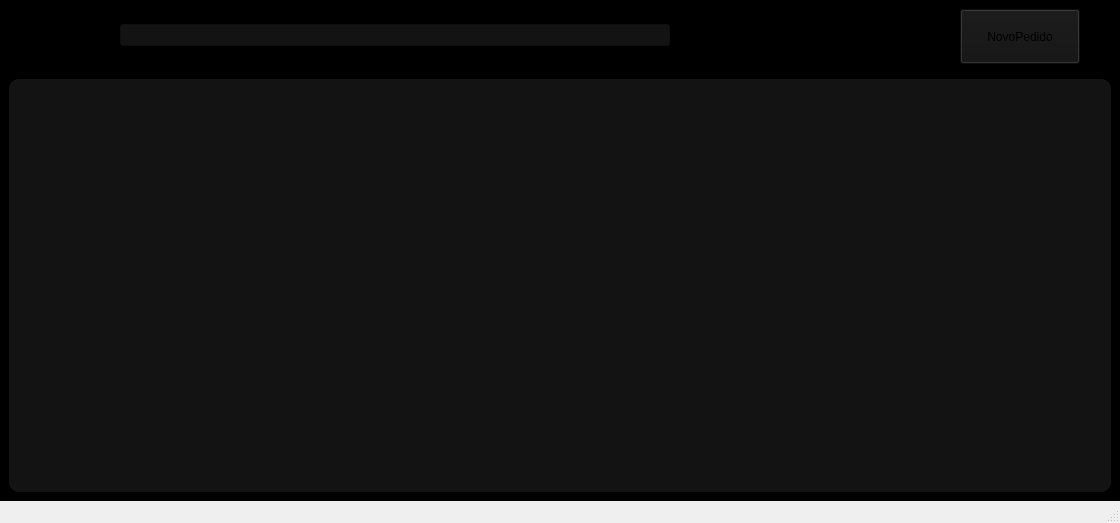
<?xml version="1.0" encoding="UTF-8"?>
<ui version="4.0">
 <class>MainWindow</class>
 <widget class="QMainWindow" name="MainWindow">
  <property name="windowModality">
   <enum>Qt::WindowModality::NonModal</enum>
  </property>
  <property name="geometry">
   <rect>
    <x>0</x>
    <y>0</y>
    <width>1120</width>
    <height>523</height>
   </rect>
  </property>
  <property name="maximumSize">
   <size>
    <width>1217</width>
    <height>669</height>
   </size>
  </property>
  <property name="windowTitle">
   <string>PEDIDOS DELIVERY</string>
  </property>
  <property name="styleSheet">
   <string notr="true">#centralwidget{
	background-color: black;
}

#centralwidget QLineEdit{
	background-color: #131314;
}

#centralwidget QPushButton{
	background-color: #131314;
}

#centralwidget QPushButton:hover{
	background-color: 3c3c3c;
}

#centralwidget #tableWidget{
	background-color: #131314;
	border-radius: 10px;
}</string>
  </property>
  <widget class="QWidget" name="centralwidget">
   <property name="styleSheet">
    <string notr="true"/>
   </property>
   <layout class="QVBoxLayout" name="verticalLayout">
    <property name="spacing">
     <number>0</number>
    </property>
    <property name="leftMargin">
     <number>0</number>
    </property>
    <property name="topMargin">
     <number>0</number>
    </property>
    <property name="rightMargin">
     <number>0</number>
    </property>
    <property name="bottomMargin">
     <number>0</number>
    </property>
    <item>
     <widget class="QWidget" name="widget" native="true">
      <property name="minimumSize">
       <size>
        <width>0</width>
        <height>70</height>
       </size>
      </property>
      <property name="maximumSize">
       <size>
        <width>16777215</width>
        <height>70</height>
       </size>
      </property>
      <property name="styleSheet">
       <string notr="true"/>
      </property>
      <layout class="QHBoxLayout" name="horizontalLayout">
       <property name="spacing">
        <number>0</number>
       </property>
       <property name="leftMargin">
        <number>0</number>
       </property>
       <property name="topMargin">
        <number>0</number>
       </property>
       <property name="rightMargin">
        <number>0</number>
       </property>
       <property name="bottomMargin">
        <number>0</number>
       </property>
       <item>
        <widget class="QWidget" name="widget_3" native="true">
         <property name="minimumSize">
          <size>
           <width>120</width>
           <height>0</height>
          </size>
         </property>
         <property name="maximumSize">
          <size>
           <width>120</width>
           <height>120</height>
          </size>
         </property>
         <property name="styleSheet">
          <string notr="true"/>
         </property>
         <layout class="QVBoxLayout" name="verticalLayout_4">
          <item>
           <widget class="QLabel" name="label">
            <property name="maximumSize">
             <size>
              <width>120</width>
              <height>16777215</height>
             </size>
            </property>
            <property name="styleSheet">
             <string notr="true">border: transparent;</string>
            </property>
            <property name="text">
             <string>PEDIDO</string>
            </property>
            <property name="alignment">
             <set>Qt::AlignmentFlag::AlignCenter</set>
            </property>
           </widget>
          </item>
         </layout>
        </widget>
       </item>
       <item>
        <widget class="QWidget" name="widget_4" native="true">
         <property name="minimumSize">
          <size>
           <width>700</width>
           <height>0</height>
          </size>
         </property>
         <layout class="QVBoxLayout" name="verticalLayout_3">
          <property name="spacing">
           <number>0</number>
          </property>
          <property name="leftMargin">
           <number>0</number>
          </property>
          <property name="topMargin">
           <number>0</number>
          </property>
          <property name="rightMargin">
           <number>0</number>
          </property>
          <property name="bottomMargin">
           <number>0</number>
          </property>
          <item>
           <widget class="QLineEdit" name="FilterPedidos">
            <property name="maximumSize">
             <size>
              <width>550</width>
              <height>16777215</height>
             </size>
            </property>
            <property name="styleSheet">
             <string notr="true">border-left: 1px solid red;
border-right: 1px solid red;</string>
            </property>
           </widget>
          </item>
         </layout>
        </widget>
       </item>
       <item>
        <widget class="QWidget" name="widget_5" native="true">
         <property name="minimumSize">
          <size>
           <width>200</width>
           <height>0</height>
          </size>
         </property>
         <property name="styleSheet">
          <string notr="true"/>
         </property>
         <layout class="QHBoxLayout" name="horizontalLayout_2">
          <item>
           <widget class="QPushButton" name="pushButton">
            <property name="minimumSize">
             <size>
              <width>0</width>
              <height>55</height>
             </size>
            </property>
            <property name="maximumSize">
             <size>
              <width>120</width>
              <height>55</height>
             </size>
            </property>
            <property name="text">
             <string>NovoPedido</string>
            </property>
            <property name="icon">
             <iconset theme="QIcon::ThemeIcon::ListAdd"/>
            </property>
           </widget>
          </item>
         </layout>
        </widget>
       </item>
      </layout>
     </widget>
    </item>
    <item>
     <widget class="QFrame" name="delivery">
      <layout class="QVBoxLayout" name="verticalLayout_5">
       <item>
        <widget class="QTableWidget" name="tableWidget"/>
       </item>
      </layout>
     </widget>
    </item>
   </layout>
  </widget>
  <widget class="QStatusBar" name="statusbar"/>
 </widget>
 <resources/>
 <connections/>
</ui>
